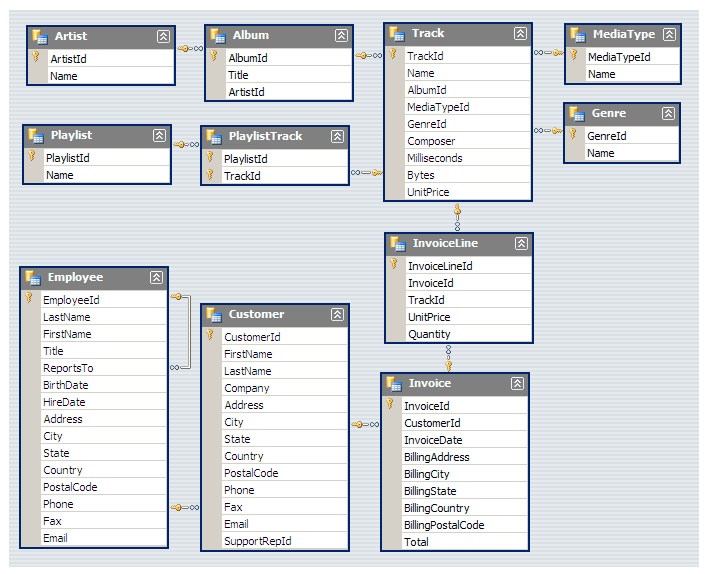
#> input picture Spotify Data Analysis Using SQL/Spotify Database Schema.png, 710 x 574 px
$ python OCR.py '../Spotify Data Analysis Using SQL/Spotify Database Schema.png'
#> lines starting #> are read from the running program, lines starting #| are printed output that depends on the picture
import argparse
import pytesseract
from PIL import Image, ImageEnhance
import re


pytesseract.pytesseract.tesseract_cmd = r'c:\Program Files\Tesseract-OCR\tesseract.exe'

def extract_text_from_image(image_path):
    try:
        image = Image.open(image_path)
#> image is the input picture: PIL image 710x574 RGB; mean R, G, B 216.8, 220, 222.9
        # Pre-processing for clearer images (resize, convert to grayscale, and enhance contrast)
        image = image.resize((image.width * 2, image.height * 2))
#> image: PIL image 1420x1148 RGB
        image = image.convert("L")
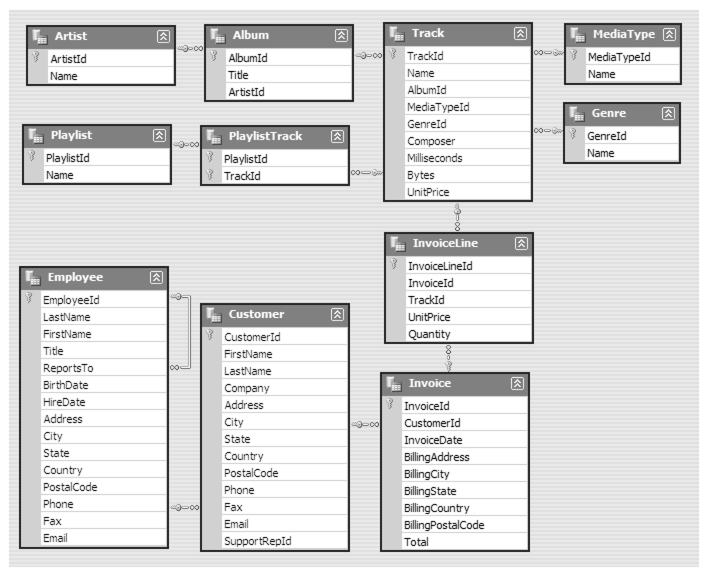
#> image: PIL image 1420x1148 L (shown at 1/2 size); min 2, max 255, mean 219.1
        #image = ImageEnhance.Contrast(image).enhance(0.1)

        extracted_text = pytesseract.image_to_string(image, lang='eng', config='--psm 6') # --oem 1 -c preserve_interword_spaces=1


        #cleaned_text = re.sub(r'[^\w\s\n]', '', extracted_text)

        return extracted_text.strip()

    except Exception as e:
        print(f"Error: {e}")
        return None

if __name__ == "__main__":
    parser = argparse.ArgumentParser(description="Extract text from images using Tesseract OCR")
    parser.add_argument("image_path", type=str, help="Path to the image file")
    args = parser.parse_args()

    extracted_text = extract_text_from_image(args.image_path)

    # Display the extracted text
    if extracted_text:
        print("Extracted Text:\n")
        print(extracted_text)
    else:
        print("Text extraction failed.")
